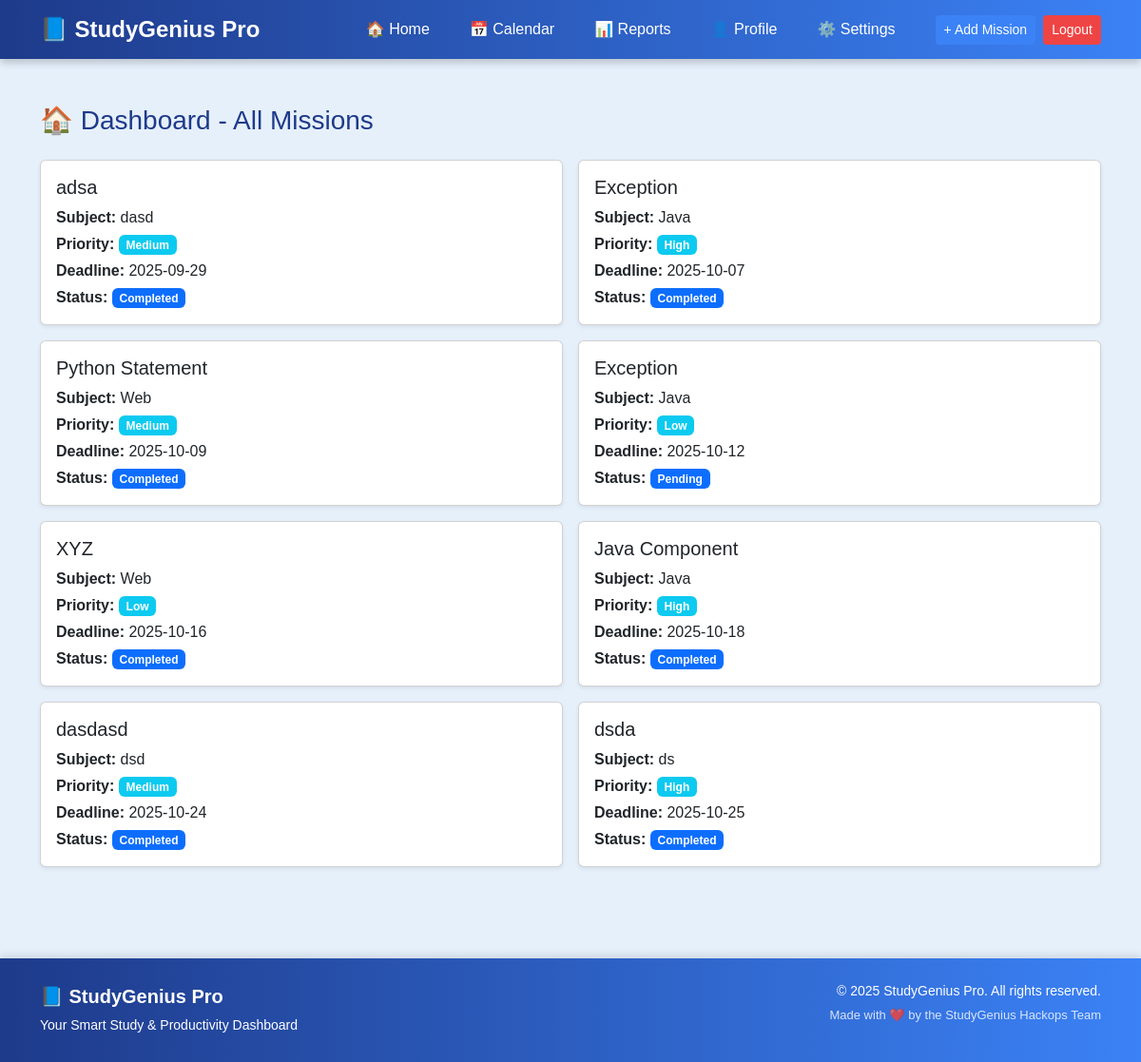
/reports.php (signed in), run on the app's committed database.
### tables this page shows
CREATE TABLE `missions` (
  `id` int(11) NOT NULL,
  `mission_name` varchar(255) NOT NULL,
  `subject` varchar(100) NOT NULL,
  `priority` enum('Low','Medium','High') DEFAULT 'Medium',
  `deadline` date NOT NULL,
  `status` enum('Pending','Completed') DEFAULT 'Pending',
  `progress` int(3) NOT NULL DEFAULT 0,
  `created_at` timestamp NOT NULL DEFAULT current_timestamp()
);

### reports.php (the view, shortened to what this page needs)
<?php
require 'db.php';
$stmt = $conn->prepare("SELECT * FROM missions ORDER BY deadline ASC");
$stmt->execute();
$missions = $stmt->fetchAll(PDO::FETCH_ASSOC);
$footer_styles = 'background: linear-gradient(90deg,#1e3a8a,#3b82f6); box-shadow:0 -4px 8px rgba(0,0,0,0.1);';
?>
<!DOCTYPE html>
<html lang="en">
<head>
<link href="https://cdn.jsdelivr.net/npm/bootstrap@5.3.2/dist/css/bootstrap.min.css" rel="stylesheet">
</head>
<body>
<?php
include 'navbar.php';
?>
<main class="container my-5">
    <h3 class="mb-4">🏠 Dashboard - All Missions</h3>
    <?php if(count($missions) > 0): ?>
        <div class="row row-cols-1 row-cols-md-2 g-3">
            <?php foreach($missions as $m): ?>
                <div class="col">
                    <div class="card h-100 shadow-sm">
                        <div class="card-body">
                            <h5 class="card-title"><?= htmlspecialchars($m['mission_name']) ?></h5>
                            <p class="card-text mb-1"><strong>Subject:</strong> <?= htmlspecialchars($m['subject']) ?></p>
                            <p class="card-text mb-1"><strong>Priority:</strong> <span class="badge bg-info"><?= htmlspecialchars($m['priority']) ?></span></p>
                            <p class="card-text mb-1"><strong>Deadline:</strong> <?= htmlspecialchars($m['deadline']) ?></p>
                            <p class="card-text mb-0"><strong>Status:</strong> <span class="badge bg-primary"><?= htmlspecialchars($m['status']) ?></span></p>
                        </div>
                    </div>
                </div>
            <?php endforeach; ?>
        </div>
    <?php else: ?>
        <p class="text-center">No missions added yet.</p>
    <?php endif; ?>
</main>
<footer class="mt-5 text-center text-white py-4"
        style="<?= $footer_styles ?>">
    <div class="container">
        <div class="row align-items-center">
            <div class="col-md-6 mb-2 mb-md-0 text-md-start">
                <h5 class="fw-bold">📘 StudyGenius Pro</h5>
                <p class="mb-0" style="font-size:14px;">Your Smart Study & Productivity Dashboard</p>
            </div>
            <div class="col-md-6 text-md-end">
                <p class="mb-0" style="font-size:14px;">© <?= date('Y'); ?> StudyGenius Pro. All rights reserved.</p>
                <p style="font-size:13px; opacity:0.8; margin-top: 5px;">Made with ❤️ by the StudyGenius Hackops Team</p>
            </div>
        </div>
    </div>
</footer>
</body>
</html>

### navbar.php (shortened to what this page needs)
<nav class="navbar navbar-expand-lg sticky-top" style="background: linear-gradient(90deg,#1e3a8a,#3b82f6); box-shadow:0 4px 8px rgba(0,0,0,0.2);">
  <div class="container">
    <a class="navbar-brand fs-4 text-white fw-bold" href="index.php">
      📘 StudyGenius Pro
    </a>
    <div class="collapse navbar-collapse" id="navbarNav">
      <ul class="navbar-nav ms-auto align-items-center">
        <li class="nav-item mx-2">
          <a class="nav-link text-white" href="index.php">🏠 Home</a>
        </li>
        <li class="nav-item mx-2">
          <a class="nav-link text-white" href="calendar.php">📅 Calendar</a>
        </li>
        <li class="nav-item mx-2">
          <a class="nav-link text-white" href="reports.php">📊 Reports</a>
        </li>
        <li class="nav-item mx-2">
          <a class="nav-link text-white" href="profile.php">👤 Profile</a>
        </li>
        <li class="nav-item mx-2">
          <a class="nav-link text-white" href="settings.php">⚙️ Settings</a>
        </li>
      </ul>
      <div class="d-flex ms-lg-3">
        <a href="index.php#add" class="btn btn-sm me-2" style="background:#3b82f6; color:#fff;">+ Add Mission</a>
        <a href="logout.php" class="btn btn-sm" style="background:#ef4444; color:#fff;">Logout</a>
      </div>
    </div>
  </div>
</nav>

### data on the page
missions: mission_name "adsa", subject "dasd", priority "Medium", deadline "2025-09-29", status "Completed"
missions: mission_name "Exception", subject "Java", priority "High", deadline "2025-10-07", status "Completed"
missions: mission_name "Python Statement", subject "Web", priority "Medium", deadline "2025-10-09", status "Completed"
missions: mission_name "Exception", subject "Java", priority "Low", deadline "2025-10-12", status "Pending"
missions: mission_name "XYZ", subject "Web", priority "Low", deadline "2025-10-16", status "Completed"
missions: mission_name "Java Component", subject "Java", priority "High", deadline "2025-10-18", status "Completed"
missions: mission_name "dasdasd", subject "dsd", priority "Medium", deadline "2025-10-24", status "Completed"
missions: mission_name "dsda", subject "ds", priority "High", deadline "2025-10-25", status "Completed"
